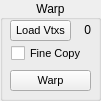
        <widget class="QGroupBox" name="warp_groupBox">
         <property name="geometry">
          <rect>
           <x>0</x>
           <y>420</y>
           <width>101</width>
           <height>101</height>
          </rect>
         </property>
         <property name="title">
          <string>Warp</string>
         </property>
         <property name="alignment">
          <set>Qt::AlignCenter</set>
         </property>
         <property name="flat">
          <bool>true</bool>
         </property>
         <widget class="QPushButton" name="source_Vtx_button">
          <property name="geometry">
           <rect>
            <x>10</x>
            <y>20</y>
            <width>61</width>
            <height>21</height>
           </rect>
          </property>
          <property name="font">
           <font>
            <pointsize>8</pointsize>
            <weight>50</weight>
            <bold>false</bold>
           </font>
          </property>
          <property name="toolTip">
           <string>&lt;html&gt;&lt;head/&gt;&lt;body&gt;&lt;p&gt;Assign source vertexs that copy from&lt;/p&gt;&lt;/body&gt;&lt;/html&gt;</string>
          </property>
          <property name="text">
           <string>Load Vtxs</string>
          </property>
          <property name="+command" stdset="0">
           <string>loadSourceVtxCmd</string>
          </property>
         </widget>
         <widget class="QLabel" name="sVertexCount_label">
          <property name="geometry">
           <rect>
            <x>60</x>
            <y>20</y>
            <width>31</width>
            <height>20</height>
           </rect>
          </property>
          <property name="text">
           <string>0</string>
          </property>
          <property name="alignment">
           <set>Qt::AlignRight|Qt::AlignTrailing|Qt::AlignVCenter</set>
          </property>
         </widget>
         <widget class="QPushButton" name="warp_button">
          <property name="geometry">
           <rect>
            <x>10</x>
            <y>70</y>
            <width>81</width>
            <height>21</height>
           </rect>
          </property>
          <property name="font">
           <font>
            <pointsize>8</pointsize>
            <weight>50</weight>
            <bold>false</bold>
           </font>
          </property>
          <property name="toolTip">
           <string>&lt;html&gt;&lt;head/&gt;&lt;body&gt;&lt;p&gt;Do warp&lt;/p&gt;&lt;/body&gt;&lt;/html&gt;</string>
          </property>
          <property name="text">
           <string>Warp</string>
          </property>
          <property name="+command" stdset="0">
           <string>copyClosestVtxCmd</string>
          </property>
         </widget>
         <widget class="QCheckBox" name="warp_HoldVtxs_checkBox">
          <property name="geometry">
           <rect>
            <x>170</x>
            <y>40</y>
            <width>81</width>
            <height>21</height>
           </rect>
          </property>
          <property name="font">
           <font>
            <pointsize>8</pointsize>
           </font>
          </property>
          <property name="toolTip">
           <string>&lt;html&gt;&lt;head/&gt;&lt;body&gt;&lt;p&gt;&lt;span style=&quot; font-size:9pt;&quot;&gt;Keep previous vertexs been assigned after &amp;quot;Apply&amp;quot;&lt;/span&gt;&lt;/p&gt;&lt;/body&gt;&lt;/html&gt;</string>
          </property>
          <property name="text">
           <string>Hold Vtxs</string>
          </property>
          <property name="checked">
           <bool>true</bool>
          </property>
         </widget>
         <widget class="QCheckBox" name="warp_FineCopy_checkBox">
          <property name="enabled">
           <bool>true</bool>
          </property>
          <property name="geometry">
           <rect>
            <x>11</x>
            <y>43</y>
            <width>81</width>
            <height>21</height>
           </rect>
          </property>
          <property name="font">
           <font>
            <pointsize>8</pointsize>
           </font>
          </property>
          <property name="toolTip">
           <string>&lt;html&gt;&lt;head/&gt;&lt;body&gt;&lt;p&gt;Slower procession, but can get more accurate result&lt;/p&gt;&lt;/body&gt;&lt;/html&gt;</string>
          </property>
          <property name="text">
           <string>Fine Copy</string>
          </property>
          <property name="checked">
           <bool>false</bool>
          </property>
         </widget>
        </widget>
